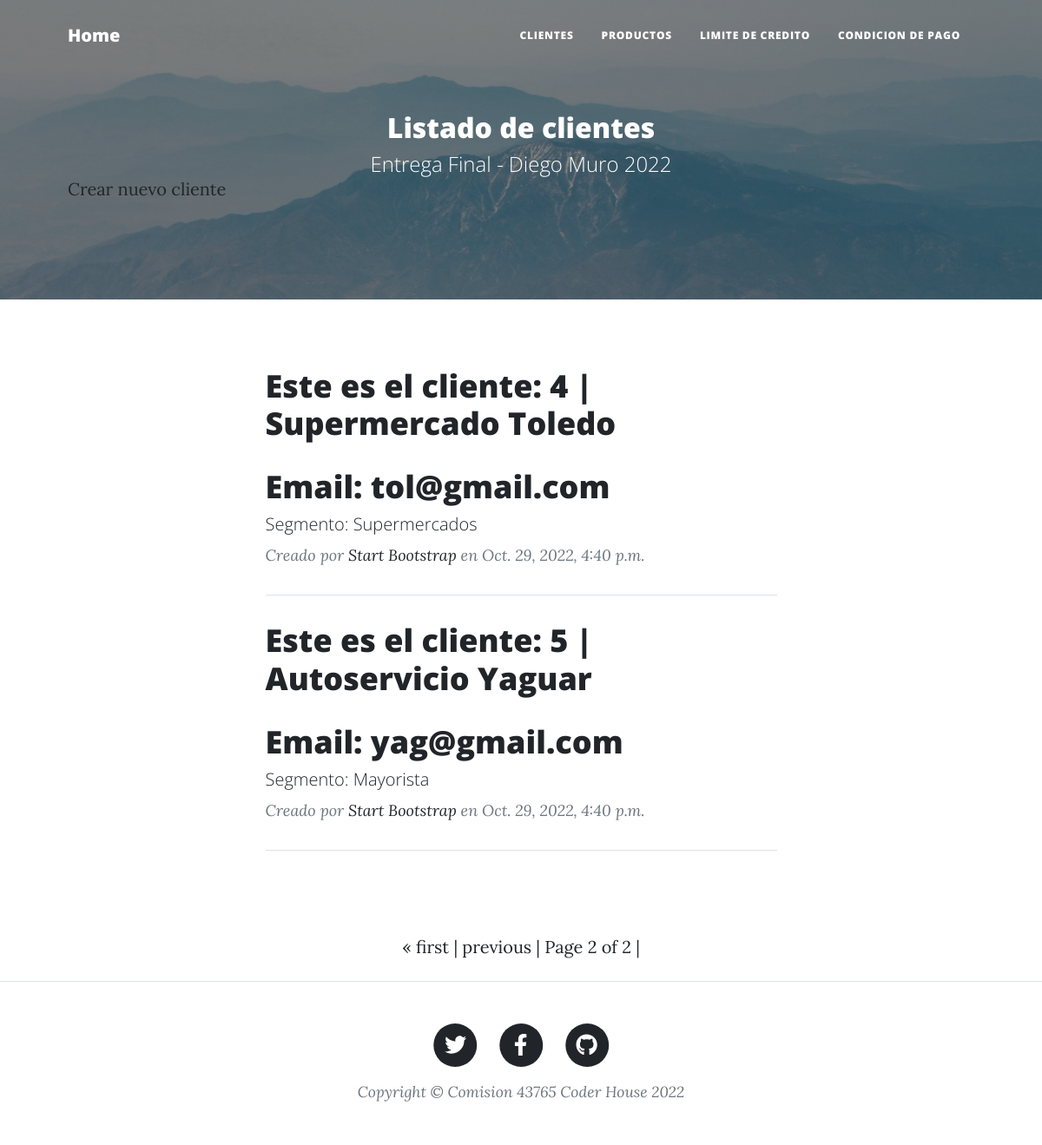
Before: /customer/customers/?page=2 with the older database file.
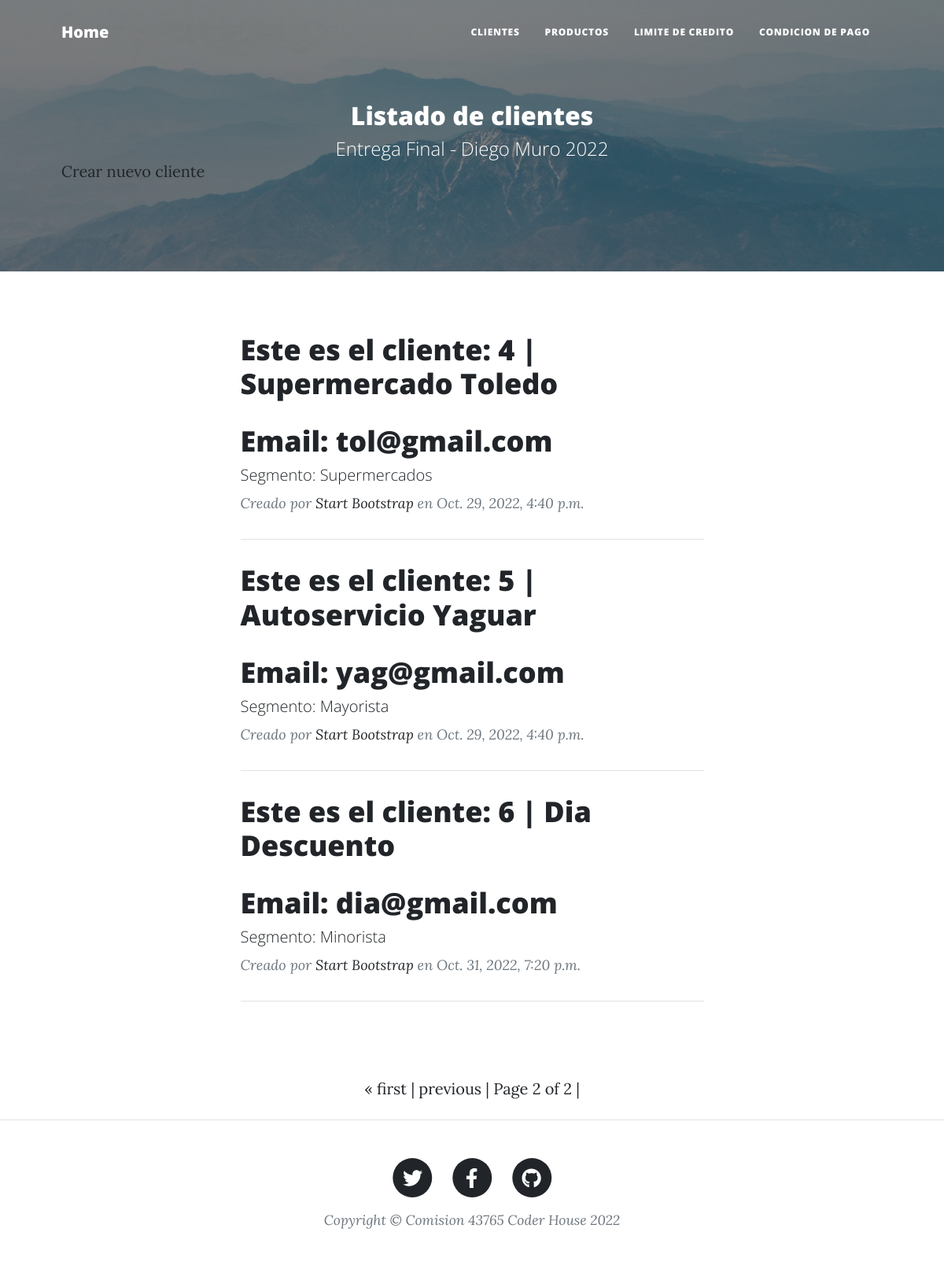
After: the same page with the newer database file.
### customer/models.py (models this page shows, shortened)
class Customer(models.Model):
    code = models.IntegerField()
    name = models.CharField(max_length=40)
    email = models.EmailField()
    segment = models.CharField(max_length=40)
    created_at = models.DateTimeField(auto_now_add=True)
    updated_at = models.DateTimeField(auto_now=True)

### customer/views.py (the view)
# urls.py: path("customers/", views.CustomerListView.as_view(), name="customer-list"),
class CustomerListView(ListView):
    model = Customer
    paginate_by = 3

### customer/templates/customer/customer_list.html (shortened to what this page needs)
{% extends "home/index.html" %}
{% load static %}
{% block tp_final_header %}
    <header class="masthead" style="background-image: url('../../static/home/assets/img/header-light.jpg')">
        <div class="container position-relative px-4 px-lg-5">
            <div class="row gx-4 gx-lg-5 justify-content-center">
                <div class="col-md-15 col-lg-16 col-xl-14">
                    <div class="site-heading">
                        <h2>Listado de clientes</h2>
                        <span class="subheading">Entrega Final - Diego Muro 2022</span>
                    </div>
                </div>
            </div>
            <a class="button_custom" href="{% url 'customer:customer-add' %}">Crear nuevo cliente</a>
        </div>
    </header>
{% endblock %}
{% block tp_final_content %}
    {% for customer in customer_list %}
        <div class="post-preview">
            <a href="{% url 'customer:customer-detail' customer.id %}">
                <h3 class="post-title">Este es el cliente: {{ customer.code }} | {{ customer.name }}</h3>
                <h5 class="post-title">Email: {{ customer.email }}</h5>
                <h5 class="post-subtitle"> Segmento: {{ customer.segment }}</h5>
            </a>
            <p class="post-meta">
                Creado por
                <a href="#!">Start Bootstrap</a>
                en {{ customer.created_at }}
            </p>
        </div>
        <hr class="my-4" />
    {% endfor %}
    <div class="container p-4">
    </div>
{% if is_paginated %}
<div class="container p-4">
    <div class="pagination justify-content-center">
        <span class="step-links">
            {% if page_obj.has_previous %}
                <a href="?page=1">&laquo; first</a> |
                <a href="?page={{ customer_list.previous_page_number }}">previous</a> |
            {% endif %}
            {% if page_obj.paginator.num_pages > 1 %}
            <span class="current">
                Page {{ page_obj.number }} of {{ page_obj.paginator.num_pages }} |
            </span>
            {% endif %}
        </span>
    </div>
</div>
{% endif %}
{% endblock %}

### home/templates/home/index.html (shortened to what this page needs)
<!DOCTYPE html>
<html lang="en">
    <head>
        {% load static %}
        <link href="{% static 'home/css/styles.css' %}" rel="stylesheet" />
    </head>
    <body>
        <nav class="navbar navbar-expand-lg navbar-light" id="mainNav">
            <div class="container px-4 px-lg-5">
                <a class="navbar-brand" href="{% url 'home:index' %}">Home</a>
                <div class="collapse navbar-collapse" id="navbarResponsive">
                    <ul class="navbar-nav ms-auto py-4 py-lg-0">
                        <li class="nav-item"><a class="nav-link px-lg-3 py-3 py-lg-4" href="{% url 'customer:customer-list' %}">Clientes</a></li>
                        <li class="nav-item"><a class="nav-link px-lg-3 py-3 py-lg-4" href="{% url 'product:product-list' %}">Productos</a></li>
                        <li class="nav-item"><a class="nav-link px-lg-3 py-3 py-lg-4" href="{% url 'credit:credit-list' %}">Limite de credito</a></li>
                        <li class="nav-item"><a class="nav-link px-lg-3 py-3 py-lg-4" href="{% url 'payment:payment-list' %}">Condicion de pago</a></li>
                    </ul>
                </div>
            </div>
        </nav>
        {% block tp_final_header %}{% endblock %}
        <div class="container px-4 px-lg-5">
            <div class="row gx-4 gx-lg-5 justify-content-center">
                <div class="col-md-10 col-lg-8 col-xl-7">
                    {% block tp_final_content %}{% endblock %}
                </div>
            </div>
        </div>
        <footer class="border-top">
            <div class="container px-4 px-lg-5">
                <div class="row gx-4 gx-lg-5 justify-content-center">
                    <div class="col-md-10 col-lg-8 col-xl-7">
                        <ul class="list-inline text-center">
                            <li class="list-inline-item">
                                <a href="#!">
                                    <span class="fa-stack fa-lg">
                                        <i class="fas fa-circle fa-stack-2x"></i>
                                        <i class="fab fa-twitter fa-stack-1x fa-inverse"></i>
                                    </span>
                                </a>
                            </li>
                            <li class="list-inline-item">
                                <a href="#!">
                                    <span class="fa-stack fa-lg">
                                        <i class="fas fa-circle fa-stack-2x"></i>
                                        <i class="fab fa-facebook-f fa-stack-1x fa-inverse"></i>
                                    </span>
                                </a>
                            </li>
                            <li class="list-inline-item">
                                <a href="#!">
                                    <span class="fa-stack fa-lg">
                                        <i class="fas fa-circle fa-stack-2x"></i>
                                        <i class="fab fa-github fa-stack-1x fa-inverse"></i>
                                    </span>
                                </a>
                            </li>
                        </ul>
                        <div class="small text-center text-muted fst-italic">Copyright &copy; Comision 43765 Coder House 2022</div>
                    </div>
                </div>
            </div>
        </footer>
    </body>
</html>

Changed rows visible on the page:
added Customer: code "6", name "Dia Descuento", email "dia@gmail.com", segment "Minorista", created_at "Oct. 31, 2022, 7:20 p.m."
